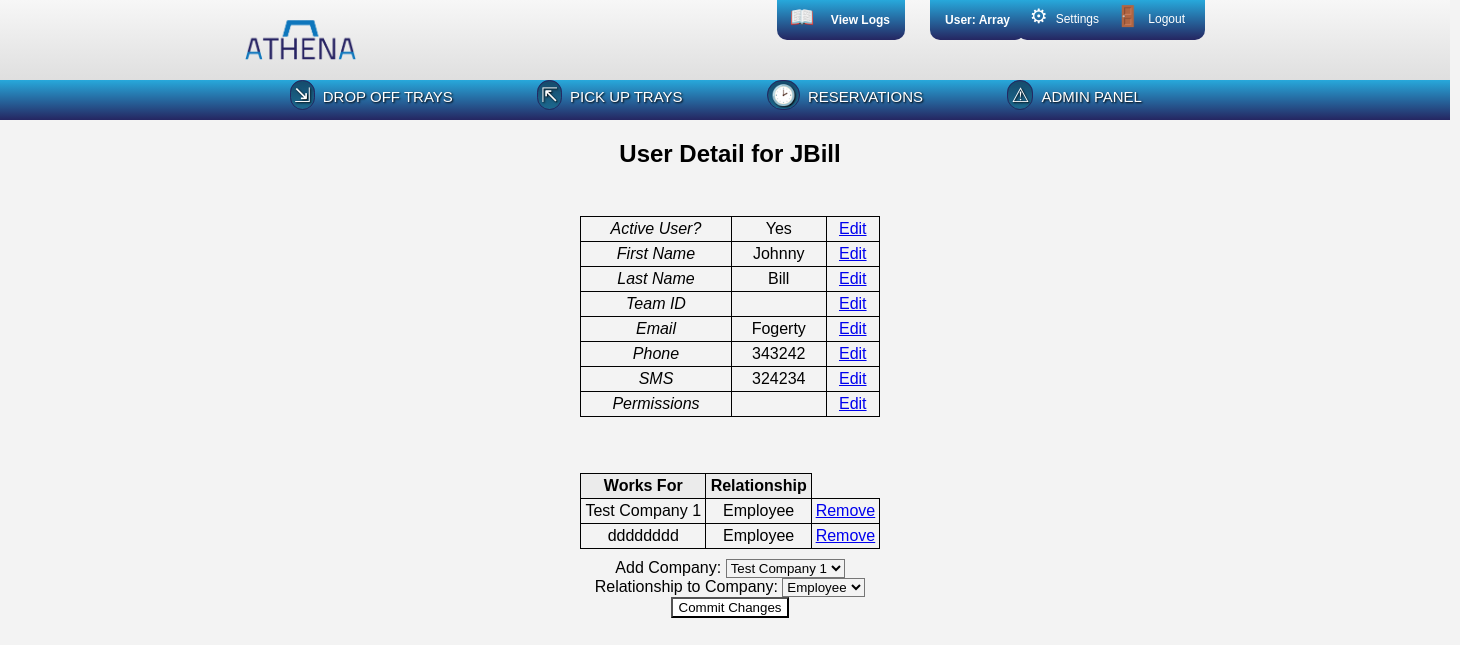
/www/users/userDetail.php?uid=2 (signed in), run on the app's committed database.
### tables this page shows
create table if not exists users 
( usr_id    int(10)      not null auto_increment,
  active    int(1)       not null default 1,
  team_id   int(10)      not null default 0,        
  fname     varchar(255) not null default '',
  lname     varchar(255) not null default '',
  uname     varchar(36)  not null default '',
  pwd       varchar(36)  not null default '',
  email     varchar(255) not null default '',
  phone     varchar(25)  not null default '',
  sms       varchar(25)  not null default '',
  perm      varchar(80)  not null default '',
  primary key (usr_id)
);

create table if not exists usr_cmp 
( usr_id    int(10)      not null,
  cmp_id    int(10)      not null,
  rel       varchar(20)  not null default "emp",     
  unique index (usr_id, cmp_id)
);

create table if not exists company
( cmp_id    int(10)      not null auto_increment,
  active    int(1)       not null default 1,
  name      varchar(255) not null default '',
  address   varchar(255) not null default '',
  city      varchar(255) not null default '',
  state     varchar(255) not null default '',
  zip       varchar(255) not null default '',
  primary key (cmp_id)
);

### www/utils/dbConnector.php (called while the page is built, shortened)
<?php
	class dbConnector implements dbConnectInfo {
		protected static $server = dbConnectInfo::HOST;
		protected static $db = dbConnectInfo::DBNAME;
		protected static $user = dbConnectInfo::USER;
		protected static $pass = dbConnectInfo::PW;
		public function doConnect() {
			$hookup = mysqli_connect(self::$server, self::$user, self::$pass, self::$db);
			return $hookup;
		}
	}
?>

### www/users/userDetail.php (the view, shortened to what this page needs)
<?php
	$worker = new dbWorker();
	echo "<div class='adminTable'>";
	$currentUsrId = $_GET['uid'];
	$sql = "SELECT * FROM users WHERE usr_id='$currentUsrId'";
	if($result = $worker->query($sql)) {
		$row = mysqli_fetch_assoc($result);
		extract($row);
		$activeUser = ($active == 1) ? 'Yes' : 'No';
		echo "<h2>User Detail for $uname</h2> <br/>";
		$team = $worker->findTeam($team_id, "name");
		$table = "<table>" .
		"<tr><td><em>Active User?</em></td><td>$activeUser</td><td><a href='editUserInfo.php?mtd=active'>Edit</a></td></tr>" .
		"<tr><td><em>First Name</em></td><td>$fname</td><td><a href='editUserInfo.php?mtd=fname'>Edit</a></td></tr>" .
		"<tr><td><em>Last Name</em></td><td>$lname</td><td><a href='editUserInfo.php?mtd=lname'>Edit</a></td></tr>" .
		"<tr><td><em>Team ID</em></td><td>$team</td><td><a href='editUserInfo.php?mtd=team_id'>Edit</a></td></tr>" .
		"<tr><td><em>Email</em></td><td>$email</td><td><a href='editUserInfo.php?mtd=email'>Edit</a></td></tr>" .
		"<tr><td><em>Phone</em></td><td>$phone</td><td><a href='editUserInfo.php?mtd=phone'>Edit</a></td></tr>" .
		"<tr><td><em>SMS</em></td><td>$sms</td><td><a href='editUserInfo.php?mtd=sms'>Edit</a></td></tr>" .
		"<tr><td><em>Permissions</em></td><td>$perm</td><td><a href='editUserInfo.php?mtd=perm'>Edit</a></td></tr>" .
		"</table><br/><br/>";
		echo "$table";
		$sql = "SELECT * FROM usr_cmp WHERE usr_id='$currentUsrId'";
		if($result = $worker->query($sql)) {
			$usr_cmp = "<table>" .
			"<tr><th>Works For</th><th>Relationship</th></tr>";
			while ($row = mysqli_fetch_assoc($result)) {
				extract($row);
				$company = $worker->findCompany($cmp_id, "name");
				$usr_cmp .= "<tr><td>$company</td><td>$rel</td>" .
				"<td><a href='userDetail.php?del=$cmp_id&uid=$currentUsrId'>Remove</a></td></tr>";
			}
			$usr_cmp .= "</table>";
			echo "$usr_cmp";
		}
		$companiesSelector = $worker->createSelector("company", "name", "cmp_id");
		$companiesForm = "<form action='userDetail.php?uid=$usr_id' method='post'>" .
		"Add Company: $companiesSelector <br/>" .
		"Relationship to Company: <select name='newRel'>" .
		"<option value='Employee'>Employee</option>" .
		"<option value='Distributor'>Distributor</option>" .
		"<option value='Other'>Other</option></select> <br />" .
		"<input type='submit' value='Commit Changes' />  </form>";
		echo "$companiesForm";
		echo "</div>";
	} else {
			echo "Database connection error.";
	}
?>

### www/styles.css (style rules this page uses)
* { background: none repeat scroll 0% 0% transparent; }
body { font-family: helvetica, sans-serif; margin: 0; background: #f3f3f3; overflow-x:hidden; }
input, textarea { background: white; }
.main table, .main th, .main td { margin-top: 10px; margin-bottom: 10px; padding: 3px; max-width: 400px; word-wrap: break-word; border-collapse: collapse; }
.adminTable th, .adminTable td { border: 1px solid black; margin-top: 10px; margin-bottom: 10px; padding: 3px; max-width: 400px; word-wrap: break-word; border-collapse: collapse; }
.adminTable th { background: #EBEBEB; max-width: 500px; }
.main table { width: 300px; margin-left: auto; margin-right: auto; }
.main div { margin-left: auto; margin-right: auto; }

### data on the page
users: uname "JBill", active "Yes", fname "Johnny", lname "Bill", email "Fogerty", phone "343242", sms "324234"
usr_cmp: cmp.name "Test Company 1", rel "Employee"
usr_cmp: cmp.name "dddddddd", rel "Employee"

### other printed values
$userStr "Array"
form field newcompany "Test Company 1"
